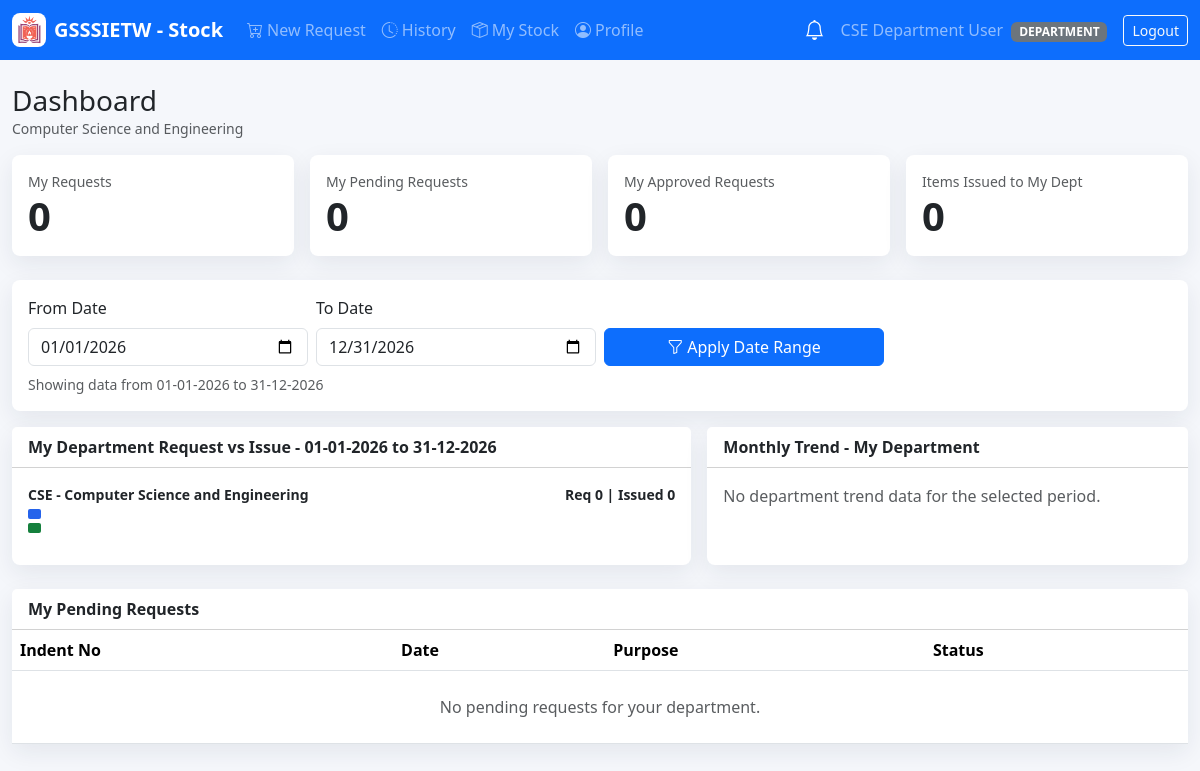
Page /dashboard.php (signed in) on the committed database.
### tables this page shows
CREATE TABLE `departments` (
  `id` int NOT NULL AUTO_INCREMENT,
  `name` varchar(120) NOT NULL,
  `code` varchar(20) NOT NULL,
  `created_at` timestamp NULL DEFAULT CURRENT_TIMESTAMP,
  PRIMARY KEY (`id`),
  UNIQUE KEY `name` (`name`),
  UNIQUE KEY `code` (`code`)
);

### includes/auth.php (called while the page is built, shortened)
<?php
require_once __DIR__ . '/functions.php';
function current_user(): ?array
{
    static $verified = false;
    if (!$verified) {
        $verified = true;
        $row = one('SELECT status, role, department_id FROM users WHERE id = ?', [$_SESSION['user']['id']]);
    }
    return $_SESSION['user'];
}
function require_login(): void
{
    if (!current_user()) {
        redirect('/login.php');
    }
}

### includes/functions.php (called while the page is built, shortened)
<?php
require_once __DIR__ . '/db.php';
function e(?string $value): string
{
    return htmlspecialchars((string)$value, ENT_QUOTES, 'UTF-8');
}
function rows(string $sql, array $params = []): array
{
    $stmt = Database::conn()->prepare($sql);
    $stmt->execute($params);
    return $stmt->fetchAll();
}
function one(string $sql, array $params = []): ?array
{
    $stmt = Database::conn()->prepare($sql);
    $stmt->execute($params);
    $row = $stmt->fetch();
    return $row ?: null;
}

### includes/db.php (called while the page is built, shortened)
<?php
final class Database
{
    private static ?PDO $pdo = null;
    public static function conn(): PDO
    {
        if (self::$pdo === null) {
            $dsn = 'mysql:host=' . DB_HOST . ';dbname=' . DB_NAME . ';charset=utf8mb4';
            self::$pdo = new PDO($dsn, DB_USER, DB_PASS, [
                PDO::ATTR_ERRMODE => PDO::ERRMODE_EXCEPTION,
                PDO::ATTR_DEFAULT_FETCH_MODE => PDO::FETCH_ASSOC,
                PDO::ATTR_EMULATE_PREPARES => false,
            ]);
        }
        return self::$pdo;
    }
}

### dashboard.php (the view, shortened to what this page needs)
<?php
require_once __DIR__ . '/includes/layout.php';
require_login();
$pdo    = Database::conn();
$role   = current_user()['role'];
$deptId = (int)(current_user()['department_id'] ?? 0);
function valid_date(string $d): bool {
    $x = DateTime::createFromFormat('Y-m-d', $d);
    return $x && $x->format('Y-m-d') === $d;
}
$from = trim($_GET['from'] ?? '');
$to   = trim($_GET['to'] ?? '');
if (!valid_date($from) || !valid_date($to) || $from > $to) {
    $currentYear = date('Y');
    $from = $currentYear . '-01-01';
    $to   = $currentYear . '-12-31';
}
$toExclusive = date('Y-m-d', strtotime($to . ' +1 day'));
$selectedDept = (int)($_GET['department_id'] ?? 0);
$effectiveDeptId = in_array($role, ['GSSSR', 'IETW'], true) ? $selectedDept : $deptId;
$onlyDeptRequests = '(r.source_request_ids IS NULL OR r.source_request_ids = "")';
$cards = [];
if ($role === 'DEPARTMENT') {
    $stmt = $pdo->prepare('SELECT COUNT(*) FROM requests WHERE department_id = ?');
    $stmt->execute([$deptId]);
    $myRequests = (int)$stmt->fetchColumn();
    $stmt = $pdo->prepare("SELECT COUNT(*) FROM requests WHERE department_id = ? AND status IN ('PENDING_IETW','CONSOLIDATED_BY_IETW','CONSOLIDATED','REJECTED_BY_GSSSR')");
    $stmt->execute([$deptId]);
    $myPending = (int)$stmt->fetchColumn();
    $stmt = $pdo->prepare("SELECT COUNT(*) FROM requests WHERE department_id = ? AND status IN ('APPROVED_BY_GSSSR','PARTIALLY_APPROVED_BY_GSSSR','ISSUED','PARTIALLY_ISSUED')");
    $stmt->execute([$deptId]);
    $myApproved = (int)$stmt->fetchColumn();
    $stmt = $pdo->prepare('SELECT COALESCE(SUM(ri.issued_quantity),0) FROM request_items ri JOIN requests r ON r.id=ri.request_id WHERE r.department_id = ?');
    $stmt->execute([$deptId]);
    $issuedItems = (int)round((float)$stmt->fetchColumn());
    $cards = [
        'My Requests'             => $myRequests,
        'My Pending Requests'     => $myPending,
        'My Approved Requests'    => $myApproved,
        'Items Issued to My Dept' => $issuedItems,
    ];
}
$deptUsage = [];
$trendRows = [];
if (in_array($role, ['GSSSR', 'IETW'], true)) {
    $deptParams = [$from, $toExclusive];
    $deptWhere = '';
    if ($effectiveDeptId > 0) {
        $deptWhere = ' AND d.id = ?';
        $deptParams[] = $effectiveDeptId;
    }
    $deptUsage = rows(
        "SELECT d.code, d.name,
                COALESCE(SUM(ri.requested_quantity),0) requested_qty,
                COALESCE(SUM(ri.issued_quantity),0) issued_qty
         FROM departments d
         LEFT JOIN requests r ON r.department_id = d.id AND r.created_at >= ? AND r.created_at < ?
         LEFT JOIN request_items ri ON ri.request_id = r.id
         WHERE d.code <> 'ADMIN' $deptWhere
         GROUP BY d.id, d.code, d.name
         ORDER BY requested_qty DESC, issued_qty DESC, d.code",
        $deptParams
    );
    $trendParams = [$from, $toExclusive];
    $trendWhere = '';
    if ($effectiveDeptId > 0) {
        $trendWhere = ' AND r.department_id = ?';
        $trendParams[] = $effectiveDeptId;
    }
    $trendRows = rows(
        "SELECT DATE_FORMAT(r.created_at, '%Y-%m') bucket,
                COALESCE(SUM(ri.requested_quantity),0) requested_qty,
                COALESCE(SUM(ri.issued_quantity),0) issued_qty
         FROM requests r
         JOIN request_items ri ON ri.request_id = r.id
         WHERE r.created_at >= ? AND r.created_at < ? AND $onlyDeptRequests $trendWhere
         GROUP BY bucket
         ORDER BY bucket",
        $trendParams
    );
} else {
    $trendRows = rows(
        "SELECT DATE_FORMAT(r.created_at, '%Y-%m') bucket,
                COALESCE(SUM(ri.requested_quantity),0) requested_qty,
                COALESCE(SUM(ri.issued_quantity),0) issued_qty
         FROM requests r
         JOIN request_items ri ON ri.request_id = r.id
         WHERE r.department_id = ? AND r.created_at >= ? AND r.created_at < ?
         GROUP BY bucket
         ORDER BY bucket",
        [$deptId, $from, $toExclusive]
    );
    $deptUsage = rows(
        "SELECT d.code, d.name,
                COALESCE(SUM(ri.requested_quantity),0) requested_qty,
                COALESCE(SUM(ri.issued_quantity),0) issued_qty
         FROM departments d
         LEFT JOIN requests r ON r.department_id = d.id AND r.created_at >= ? AND r.created_at < ?
         LEFT JOIN request_items ri ON ri.request_id = r.id
         WHERE d.id = ?
         GROUP BY d.id, d.code, d.name",
        [$from, $toExclusive, $deptId]
    );
}
$maxDept = 1;
foreach ($deptUsage as $row) {
    $maxDept = max($maxDept, (float)$row['requested_qty'], (float)$row['issued_qty']);
}
$maxTrend = 1;
$myPendingRequests = [];
if ($role === 'DEPARTMENT') {
    $myPendingRequests = rows(
        "SELECT request_no, purpose, status, created_at
         FROM requests
         WHERE department_id = ? AND status IN ('PENDING_IETW','CONSOLIDATED_BY_IETW','CONSOLIDATED','REJECTED_BY_GSSSR')
         ORDER BY created_at DESC LIMIT 8",
        [$deptId]
    );
}
$periodLabel = date('d-m-Y', strtotime($from)) . ' to ' . date('d-m-Y', strtotime($to));
?>
<div class="d-flex justify-content-between align-items-center mb-3">
  <div>
    <h1 class="h3 mb-0">Dashboard</h1>
    <div class="text-muted small"><?= e(current_user()['department_name'] ?: $role) ?></div>
  </div>
</div>
<div class="row g-3 mb-4">
  <?php foreach ($cards as $label => $value): ?>
  <div class="col-6 col-xl-3">
    <div class="card metric-card"><div class="card-body">
      <div class="text-muted small"><?= e($label) ?></div>
      <div class="display-6 fw-semibold"><?= e((string)$value) ?></div>
    </div></div>
  </div>
  <?php endforeach; ?>
</div>
<div class="card metric-card mb-3">
  <div class="card-body">
    <form class="row g-2 align-items-end" method="GET">
      <div class="col-md-3">
        <label class="form-label">From Date</label>
        <input type="date" name="from" class="form-control" value="<?= e($from) ?>" required>
      </div>
      <div class="col-md-3">
        <label class="form-label">To Date</label>
        <input type="date" name="to" class="form-control" value="<?= e($to) ?>" required>
      </div>
      <div class="col-md-3 d-grid">
        <button class="btn btn-primary"><i class="bi bi-funnel me-1"></i>Apply Date Range</button>
      </div>
    </form>
    <div class="small text-muted mt-2">Showing data from <?= e($periodLabel) ?></div>
  </div>
</div>
<?php if (in_array($role, ['GSSSR', 'IETW'], true)): ?>
<div class="row g-3 mb-4">
  <div class="col-xl-7">
    <div class="card metric-card h-100">
      <div class="card-header bg-white fw-semibold">Department Request vs Issue - <?= e($periodLabel) ?></div>
      <div class="card-body">
        <?php foreach ($deptUsage as $d): ?>
        <div class="mb-3">
          <div class="d-flex justify-content-between small fw-semibold">
            <span><?= e($d['code']) ?> - <?= e($d['name']) ?></span>
            <span>Req <?= e((string)(int)$d['requested_qty']) ?> | Issued <?= e((string)(int)$d['issued_qty']) ?></span>
          </div>
          <div class="usage-track mt-1">
            <div class="usage-bar requested" style="width:<?= max(2, ((float)$d['requested_qty'] / $maxDept) * 100) ?>%"></div>
            <div class="usage-bar issued" style="width:<?= max(2, ((float)$d['issued_qty'] / $maxDept) * 100) ?>%"></div>
          </div>
        </div>
        <?php endforeach; ?>
        <?php if (!$deptUsage): ?><div class="text-muted">No department data available for the selected period.</div><?php endif; ?>
      </div>
    </div>
  </div>
  <div class="col-xl-5">
    <div class="card metric-card h-100">
      <div class="card-header bg-white fw-semibold">Monthly Trend<?= $effectiveDeptId > 0 ? ' - Selected Department' : '' ?></div>
      <div class="card-body">
        <?php foreach ($trendRows as $row): ?>
        <div class="year-row">
          <div class="year-label"><?= e((string)$row['bucket']) ?></div>
          <div class="year-bars">
            <div class="usage-bar requested" style="width:<?= max(2, ((float)$row['requested_qty'] / $maxTrend) * 100) ?>%"></div>
            <div class="usage-bar issued" style="width:<?= max(2, ((float)$row['issued_qty'] / $maxTrend) * 100) ?>%"></div>
          </div>
          <div class="year-value"><?= e((string)(int)$row['issued_qty']) ?> issued</div>
        </div>
        <?php endforeach; ?>
        <?php if (!$trendRows): ?><div class="text-muted">No request history for the selected period.</div><?php endif; ?>
      </div>
    </div>
  </div>
</div>
<?php else: ?>
<div class="row g-3 mb-4">
  <div class="col-xl-7">
    <div class="card metric-card h-100">
      <div class="card-header bg-white fw-semibold">My Department Request vs Issue - <?= e($periodLabel) ?></div>
      <div class="card-body">
        <?php foreach ($deptUsage as $d): ?>
        <div class="mb-3">
          <div class="d-flex justify-content-between small fw-semibold">
            <span><?= e($d['code']) ?> - <?= e($d['name']) ?></span>
            <span>Req <?= e((string)(int)$d['requested_qty']) ?> | Issued <?= e((string)(int)$d['issued_qty']) ?></span>
          </div>
          <div class="usage-track mt-1">
            <div class="usage-bar requested" style="width:<?= max(2, ((float)$d['requested_qty'] / $maxDept) * 100) ?>%"></div>
            <div class="usage-bar issued" style="width:<?= max(2, ((float)$d['issued_qty'] / $maxDept) * 100) ?>%"></div>
          </div>
        </div>
        <?php endforeach; ?>
      </div>
    </div>
  </div>
  <div class="col-xl-5">
    <div class="card metric-card h-100">
      <div class="card-header bg-white fw-semibold">Monthly Trend - My Department</div>
      <div class="card-body">
        <?php if (!$trendRows): ?><div class="text-muted">No department trend data for the selected period.</div><?php endif; ?>
      </div>
    </div>
  </div>
</div>
<div class="card metric-card mb-4">
  <div class="card-header bg-white fw-semibold">My Pending Requests</div>
  <div class="table-responsive">
    <table class="table table-hover align-middle mb-0">
      <thead><tr><th>Indent No</th><th>Date</th><th>Purpose</th><th>Status</th></tr></thead>
      <tbody>
        <?php if (!$myPendingRequests): ?>
        <tr><td colspan="4" class="text-muted text-center py-4">No pending requests for your department.</td></tr>
        <?php endif; ?>
      </tbody>
    </table>
  </div>
</div>
<?php endif; ?>

### assets/css/app.css (style rules this page uses)
body { background: #f5f7fb; }
.metric-card { border: 0; border-radius: 8px; box-shadow: 0 8px 24px rgba(30, 41, 59, .08); }
.table thead th { white-space: nowrap; }
.usage-track { display: grid; gap: 4px; }
.usage-bar { height: 10px; border-radius: 2px; }
.usage-bar.requested { background: #2563eb; }
.usage-bar.issued { background: #15803d; }

### rows in the picture
departments: code "CSE", name "Computer Science and Engineering", requested_qty "0", issued_qty "0", max(2, ((float)$d['requested_qty'] / $maxDept) * 100) 2 (drawn), max(2, ((float)$d['issued_qty'] / $maxDept) * 100) 2 (drawn)

### other values in the picture
APP_SHORT_NAME "GSSSIETW - Stock"
$l[1] "New Request"
$l[1] "History"
$l[1] "My Stock"
$l[1] "Profile"
$u['name'] "CSE Department User"
$role "DEPARTMENT"
current_user()['department_name'] ?: $role "Computer Science and Engineering"
$label "My Requests"
$value "0"
$label "My Pending Requests"
$label "My Approved Requests"
$label "Items Issued to My Dept"
$periodLabel "01-01-2026 to 31-12-2026"
